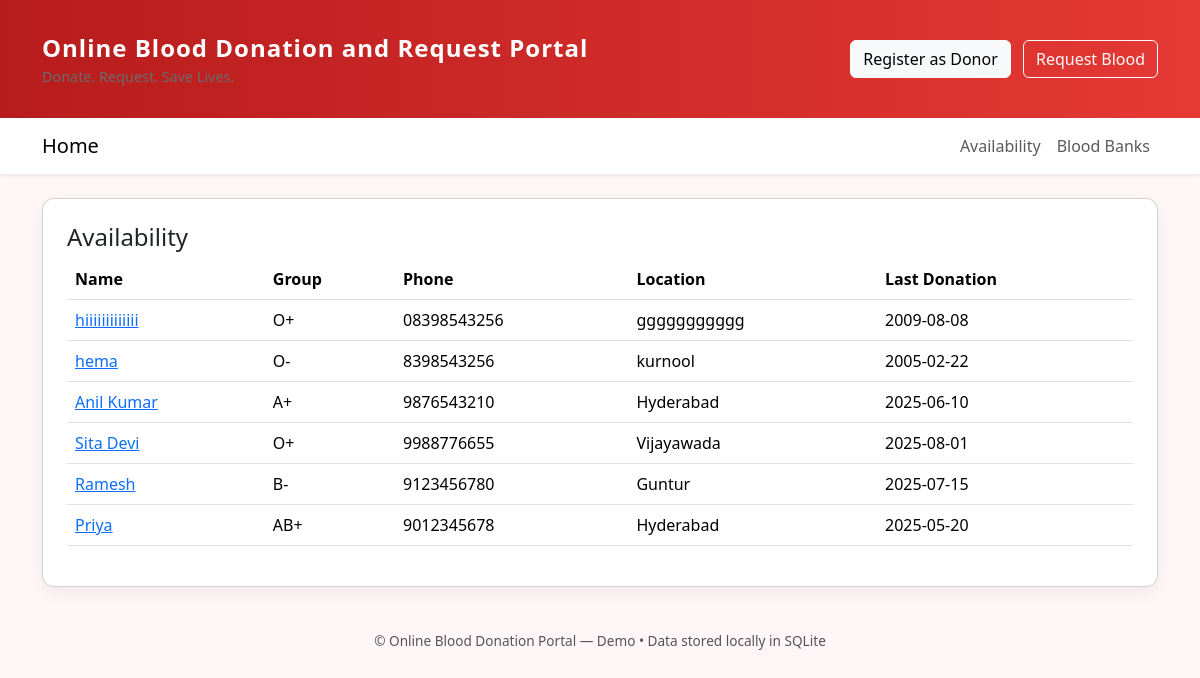
The page /availability on the database its author committed.
### tables this page shows
CREATE TABLE donors (
    id INTEGER PRIMARY KEY AUTOINCREMENT,
    name TEXT NOT NULL,
    blood_group TEXT NOT NULL,
    phone TEXT,
    location TEXT,
    last_donation TEXT,
    created_at TEXT DEFAULT CURRENT_TIMESTAMP
);

### app.py (the view)
@app.route('/availability')
def availability():
    group = request.args.get('group','').strip().upper()
    conn = get_db_connection()
    if group:
        donors = conn.execute("SELECT * FROM donors WHERE blood_group = ? ORDER BY created_at DESC", (group,)).fetchall()
    else:
        donors = conn.execute("SELECT * FROM donors ORDER BY created_at DESC").fetchall()
    conn.close()
    return render_template("availability.html", donors=donors, group=group)

### app.py (called while the page is built)
def get_db_connection():
    conn = sqlite3.connect(DB_PATH)
    conn.row_factory = sqlite3.Row
    return conn

### templates/availability.html
{% extends 'layout.html' %}
{% block content %}
<div class="card card-custom p-4">
  <h4>Availability {% if group %}for {{ group }}{% endif %}</h4>
  {% if donors %}
    <table class="table">
      <thead><tr><th>Name</th><th>Group</th><th>Phone</th><th>Location</th><th>Last Donation</th></tr></thead>
      <tbody>
        {% for d in donors %}
          <tr><td><a href="{{ url_for('donor_detail', donor_id=d['id']) }}">{{ d['name'] }}</a></td><td>{{ d['blood_group'] }}</td><td>{{ d['phone'] or '-' }}</td><td>{{ d['location'] or '-' }}</td><td>{{ d['last_donation'] or '-' }}</td></tr>
        {% endfor %}
      </tbody>
    </table>
  {% else %}
    <p>No donors found for this group.</p>
  {% endif %}
</div>
{% endblock %}

### static/css/style.css (style rules this page uses)
body { background: #fff7f7; font-family: 'Segoe UI', Tahoma, Geneva, Verdana, sans-serif; }
.card-custom { border-radius:12px; box-shadow: 0 6px 18px rgba(0,0,0,0.06); }

### rows shown on the page
donors: name "hiiiiiiiiiiiii", blood_group "O+", phone "08398543256", location "ggggggggggg", last_donation "2009-08-08"
donors: name "hema", blood_group "O-", phone "8398543256", location "kurnool", last_donation "2005-02-22"
donors: name "Anil Kumar", blood_group "A+", phone "9876543210", location "Hyderabad", last_donation "2025-06-10"
donors: name "Sita Devi", blood_group "O+", phone "9988776655", location "Vijayawada", last_donation "2025-08-01"
donors: name "Ramesh", blood_group "B-", phone "9123456780", location "Guntur", last_donation "2025-07-15"
donors: name "Priya", blood_group "AB+", phone "9012345678", location "Hyderabad", last_donation "2025-05-20"
